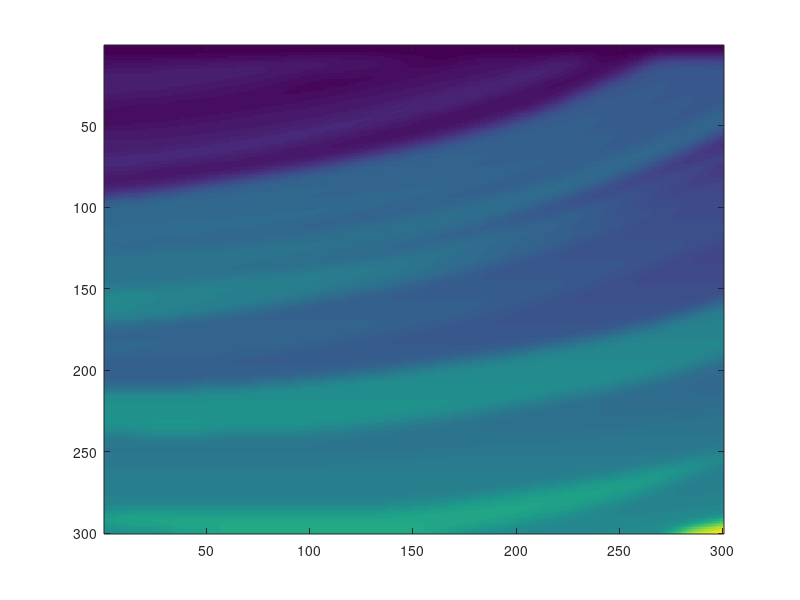

Source code (MATLAB): (Note: this script raises an error after producing the figure.)
%clear 
dt=0.0005;     % time sampling interval
T=0.5;        % time length
nt=T/dt;      % number of time samples

tt=-0.04:dt:0.04;
fs=1/dt;
fm=50;
A=1;
% wave=A*(1-2*(pi*fm*tt).^2).*exp(-(pi*fm*tt).^2);
% T=0.5;        % 
% wave(round(T/dt))=0;    % 
% w=fft(wave);


% Vv=load('marmvel.mat');Vv=Vv.V1;       % m/s
% Vv=imgaussfilt(Vv,4);
Vv=load('marmsmooth.mat');Vv=Vv.V1;
% v0=2000;
% Vv=v0*ones(300,300);


[nz nx] = size(Vv);               % nx number of x samples
                                  % nz number of z samples
wr=5;
Va=mean(mean(Vv));
L0=2*pi*Va/wr;

                                  
dz=5;                              % z sampling interval m
dx=5;                              % x sampling interval m

d=2000*ones(nz,nx);                    % density kg/m^3
Us=zeros(300,300,1000);
imagesc(Vv);
hold on;
%% Ray tracing
for x0=10:30:290
% x0=100;      % x coordinate of takeoff point
z0=2;       % z coordinate of takeoff point
a0=atan((150-x0)/150);         % takeoff angle (radians) -pi/2~pi/2
wave=fliplr(Seis(:,x0))';
w=fft(wave);

P=j/Vv(z0,x0);
Q=wr*L0^2/Vv(z0,x0);


c=cos(a0);
s=sin(a0);

xx=x0*dx;
zz=z0*dz;
xt=x0;
zt=z0;
at=a0;
ss=0;
Uf=zeros(300,300,1000);
ray=zeros(nt,6);
ray(1,1)=xx;
ray(1,2)=zz;
ray(1,3)=a0;
ray(1,4)=P;
ray(1,5)=Q;
ray(1,6)=s;
for i=2:nt
    ddx=Vv(zt,xt)*s*dt;
    ddz=Vv(zt,xt)*c*dt;
    xx=xx+ddx;
    zz=zz+ddz;
    ss=ss+sqrt(ddx^2+ddz^2);
    Q=Q+dt*Vv(zt,xt)^2*P;
    P=P-Q/Vv(zt,xt)*dt*(((Vv(zt,xt+1)-2*Vv(zt,xt)+Vv(zt,xt-1))/(dx^2))*c^2-2*(Vv(zt+1,xt+1)-Vv(zt,xt+1)-Vv(zt+1,xt)+Vv(zt,xt))/(dx*dz)*c*s+((Vv(zt+1,xt)-2*Vv(zt,xt)+Vv(zt-1,xt))/(dz^2))*s^2);
    
    dvx=(Vv(zt,xt+1)-Vv(zt,xt))/dx;
    dvz=(Vv(zt+1,xt)-Vv(zt,xt))/dz;
    da=-dvx*c*dt+dvz*s*dt;
    at=at+da;
    xt=floor(xx/dx);
    zt=floor(zz/dz);
    c=cos(at);
    s=sin(at);
    scatter(xt,zt);
    
    
    ray(i,1)=xx;
    ray(i,2)=zz;
    ray(i,3)=at;
    ray(i,4)=P;
    ray(i,5)=Q;
    ray(1,6)=ss;
    
    for n=0:4:(ss/4+60)
        Usn=w*(Vv(zt,xt)/Q)^(1/2).*exp(j*2*pi*(0:2:1999)*(i-1)*dt+j*2*pi*(0:2:1999)/2*P/Q*n^2);
        x=floor((xx-n*c)/dx);
        z=floor((zz+n*s)/dz);
        if x>0 && x<300 && z>0 && z<300
           Uf(z,x,:)=Usn; 
        end
        x=floor((xx+n*c)/dx);
        z=floor((zz-n*s)/dz);
        if x>0 && x<300 && z>0 && z<300
           Uf(z,x,:)=Usn; 
        end
    end

    
    
end

Us=Us+Uf;
end


for x=1:300
    for z=1:300
        Ut(z,x,:)=ifft(Us(z,x,:));
    end
end


for i=1:500
    imagesc(real(Ut(:,:,i)));
    shading interp;      %Ϊʹͼ��ƽ�����в�ֵ
    axis square;         %��������������ϵ
    colormap('gray');
    pause(1e-3);
    
end


